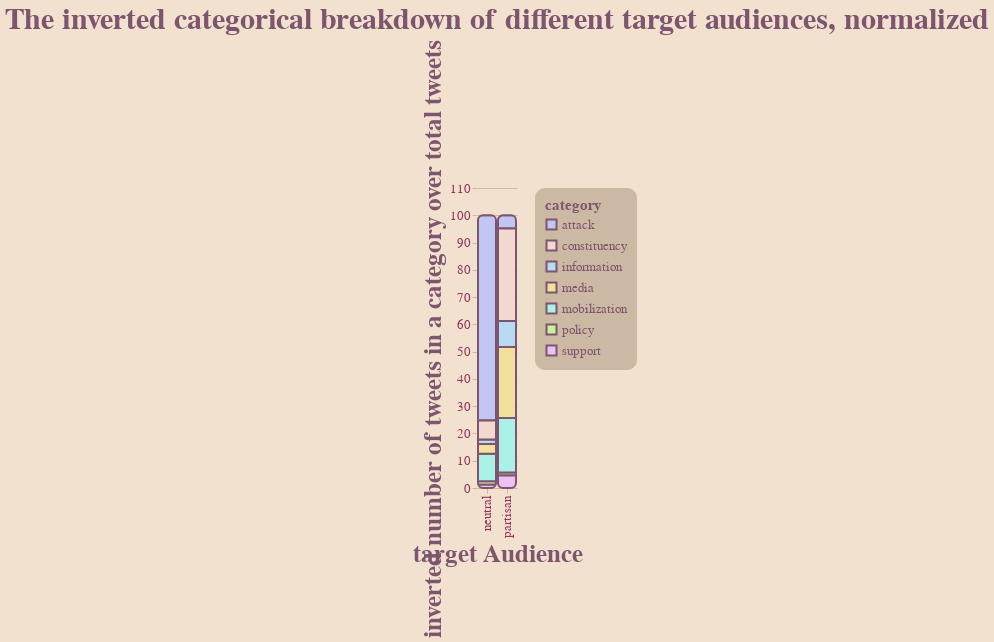

The cell this chart's notebook holds for it:
### Markdown cell above
---
### **GRAPH 4**
---

Finally, it was time to Frankenstein the last two iterations together, so I had the inverted number of tweets of a certain category, in a certain target audience as a percentage out of the sum of all the inverted numbers of tweets in these categories.**PERFECT**

**secretive:** check ✅

**misleading and overly long titles:** check ✅

**making the wrong assumptions easy and intuitive to assume:** check ✅

**difficult to get the actual data from the graph:** CHECK! ✅✅✅✅


This graph perfectly combines all the terrible practices of rendering data into one, horrible, impossibly challenging data visualization.

### Code cell
vis1 = chart.mark_bar().encode (
    alt.X( "bias-trun", title="target Audience"  ),
    alt.Y( "invert-perc", title="inverted number of tweets in a category over total tweets"),
    alt.Color( "category" )
).properties(
    title="The inverted categorical breakdown of different target audiences, normalized"
)

apply_all(vis1, prim_pallet)

### Figure 1 — Vega-Lite specification as saved in the notebook (floating-point values rounded to 4 significant figures)
{"config": {"view": {"continuousWidth": 400, "continuousHeight": 300, "strokeWidth": 0}, "axis": {"domainColor": "#FFFFFF00", "gridColor": "#CCB9A3", "labelColor": "#94345C", "labelFontSize": 13, "tickColor": "#CCB9A3", "titleColor": "#7D556E", "titleFontSize": 25}, "background": "#F2E1CE", "bar": {"cornerRadius": 5}, "font": "DINCondensed-Bold", "legend": {"cornerRadius": 10, "fillColor": "#CCB9A3", "labelColor": "#7D556E", "labelFontSize": 13, "padding": 10, "titleColor": "#7D556E", "titleFontSize": 15}, "mark": {"cornerRadius": 5, "stroke": "#7D556E", "strokeWidth": 2}, "range": {"category": ["#C2C6F2", "#F2D8CE", "#B6DBF2", "#F2E09D", "#AAF2E7", "#C8F29D", "#EDC1F3"], "heatmap": ["#C2C6F2", "#F2D8CE", "#B6DBF2", "#F2E09D", "#AAF2E7", "#C8F29D", "#EDC1F3"]}, "title": {"color": "#7D556E", "fontSize": 30}}, "data": {"name": "data-9cd8a2b094b00be80bf075a194ebade5"}, "mark": "bar", "encoding": {"color": {"field": "category", "type": "nominal"}, "x": {"field": "bias-trun", "title": "target Audience", "type": "nominal"}, "y": {"field": "invert-perc", "title": "inverted number of tweets in a category over total tweets", "type": "quantitative"}}, "title": "The inverted categorical breakdown of different target audiences, normalized", "$schema": "https://vega.github.io/schema/vega-lite/v4.17.0.json", "datasets": {"data-9cd8a2b094b00be80bf075a194ebade5": [{"bias-trun": "partisan", "category": "policy", "value": 706, "perc": 58.35, "invert": 0.001416, "invert-perc": 1.105, "Unnamed: 6": null, "perc-partisan": 58.35, "perc-neutral": 28.21, "invert-perc-partisan": 1.105, "invert-perc-neutral": 1.281, "Unnamed: 11": null, "Unnamed: 12": null, "Unnamed: 13": null}, {"bias-trun": "partisan", "category": "attack", "value": 160, "perc": 13.22, "invert": 0.00625, "invert-perc": 4.875, "Unnamed: 6": null, "perc-partisan": 13.22, "perc-neutral": 0.4802, "invert-perc-partisan": 4.875, "invert-perc-neutral": 75.23, "Unnamed: 11": null, "Unnamed: 12": null, "Unnamed: 13": null}, {"bias-trun": "partisan", "category": "information", "value": 82, "perc": 6.777, "invert": 0.0122, "invert-perc": 9.513, "Unnamed: 6": null, "perc-partisan": 6.777, "perc-neutral": 22.61, "invert-perc-partisan": 9.513, "invert-perc-neutral": 1.598, "Unnamed: 11": null, "Unnamed: 12": "total=", "Unnamed: 13": 5000.0}, {"bias-trun": "partisan", "category": "mobilization", "value": 39, "perc": 3.223, "invert": 0.02564, "invert-perc": 20.0, "Unnamed: 6": null, "perc-partisan": 3.223, "perc-neutral": 3.601, "invert-perc-partisan": 20.0, "invert-perc-neutral": 10.03, "Unnamed: 11": null, "Unnamed: 12": "partisan total=", "Unnamed: 13": 1210.0}, {"bias-trun": "partisan", "category": "support", "value": 170, "perc": 14.05, "invert": 0.005882, "invert-perc": 4.589, "Unnamed: 6": null, "perc-partisan": 14.05, "perc-neutral": 30.05, "invert-perc-partisan": 4.589, "invert-perc-neutral": 1.202, "Unnamed: 11": null, "Unnamed: 12": "neutral total=", "Unnamed: 13": 2499.0}, {"bias-trun": "partisan", "category": "constituency", "value": 23, "perc": 1.901, "invert": 0.04348, "invert-perc": 33.92, "Unnamed: 6": null, "perc-partisan": 1.901, "perc-neutral": 5.162, "invert-perc-partisan": 33.92, "invert-perc-neutral": 6.999, "Unnamed: 11": null, "Unnamed: 12": null, "Unnamed: 13": null}, {"bias-trun": "partisan", "category": "media", "value": 30, "perc": 2.479, "invert": 0.03333, "invert-perc": 26.0, "Unnamed: 6": null, "perc-partisan": 2.479, "perc-neutral": 9.884, "invert-perc-partisan": 26.0, "invert-perc-neutral": 3.655, "Unnamed: 11": null, "Unnamed: 12": "total-inv", "Unnamed: 13": 0.239}, {"bias-trun": "neutral", "category": "policy", "value": 705, "perc": 28.21, "invert": 0.001418, "invert-perc": 1.281, "Unnamed: 6": null, "perc-partisan": null, "perc-neutral": null, "invert-perc-partisan": null, "invert-perc-neutral": null, "Unnamed: 11": null, "Unnamed: 12": "partisan inv", "Unnamed: 13": 0.1282}, {"bias-trun": "neutral", "category": "attack", "value": 12, "perc": 0.4802, "invert": 0.08333, "invert-perc": 75.23, "Unnamed: 6": null, "perc-partisan": null, "perc-neutral": null, "invert-perc-partisan": null, "invert-perc-neutral": null, "Unnamed: 11": null, "Unnamed: 12": "neutral inv", "Unnamed: 13": 0.1108}, {"bias-trun": "neutral", "category": "information", "value": 565, "perc": 22.61, "invert": 0.00177, "invert-perc": 1.598, "Unnamed: 6": null, "perc-partisan": null, "perc-neutral": null, "invert-perc-partisan": null, "invert-perc-neutral": null, "Unnamed: 11": null, "Unnamed: 12": null, "Unnamed: 13": null}, {"bias-trun": "neutral", "category": "mobilization", "value": 90, "perc": 3.601, "invert": 0.01111, "invert-perc": 10.03, "Unnamed: 6": null, "perc-partisan": null, "perc-neutral": null, "invert-perc-partisan": null, "invert-perc-neutral": null, "Unnamed: 11": null, "Unnamed: 12": null, "Unnamed: 13": null}, {"bias-trun": "neutral", "category": "support", "value": 751, "perc": 30.05, "invert": 0.001332, "invert-perc": 1.202, "Unnamed: 6": null, "perc-partisan": null, "perc-neutral": null, "invert-perc-partisan": null, "invert-perc-neutral": null, "Unnamed: 11": null, "Unnamed: 12": null, "Unnamed: 13": null}, {"bias-trun": "neutral", "category": "constituency", "value": 129, "perc": 5.162, "invert": 0.007752, "invert-perc": 6.999, "Unnamed: 6": null, "perc-partisan": null, "perc-neutral": null, "invert-perc-partisan": null, "invert-perc-neutral": null, "Unnamed: 11": null, "Unnamed: 12": null, "Unnamed: 13": null}, {"bias-trun": "neutral", "category": "media", "value": 247, "perc": 9.884, "invert": 0.004049, "invert-perc": 3.655, "Unnamed: 6": null, "perc-partisan": null, "perc-neutral": null, "invert-perc-partisan": null, "invert-perc-neutral": null, "Unnamed: 11": null, "Unnamed: 12": null, "Unnamed: 13": null}]}}
